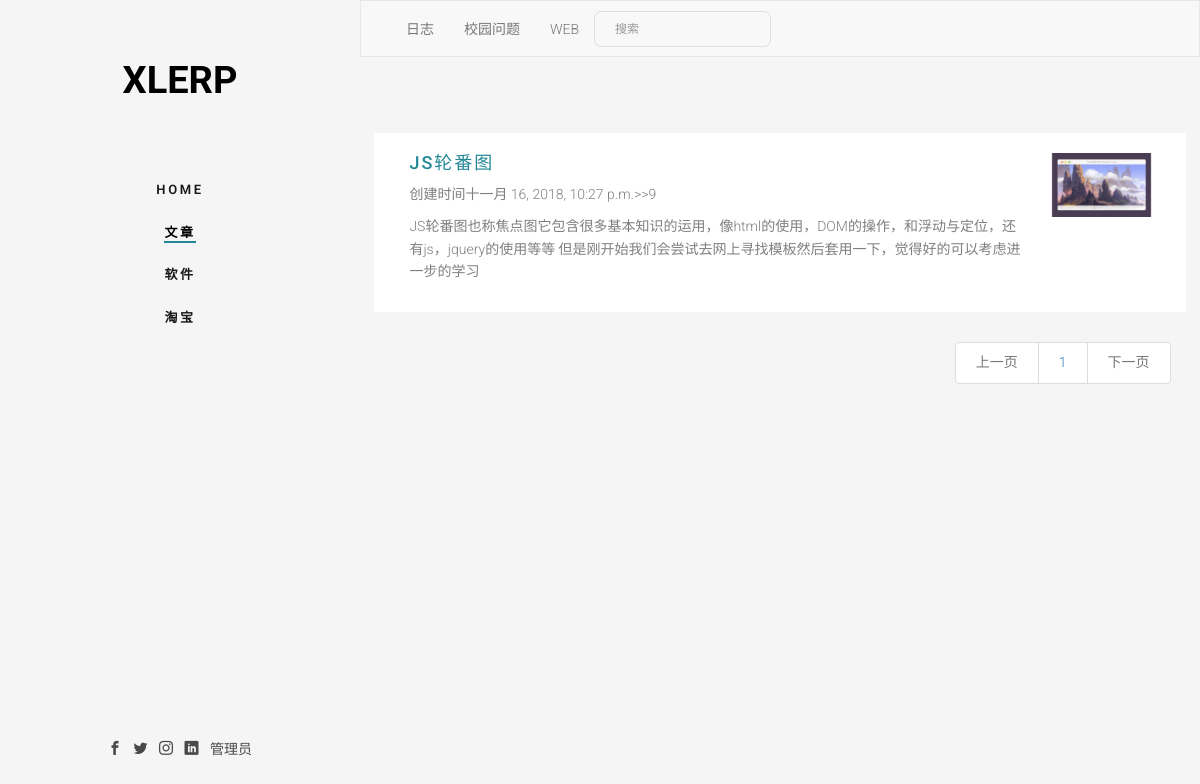
Page /post/ on the committed database.
### HomeApp/models.py (models this page shows, shortened)
class TitleClassification(models.Model):
    title = models.CharField(max_length=30,unique=True,verbose_name=u'标题')
    star_time = models.DateTimeField(auto_now_add=True,verbose_name=u'创建日期')
    last_time = models.DateTimeField(auto_now=True,verbose_name=u'最后一次修改日期')
    isDelete = models.BooleanField(default=True,verbose_name=u'是否可用')
    class Meta:
        verbose_name_plural = "文章类型"

class dynamic(models.Model):
    title = models.CharField(max_length=30,unique=True,verbose_name=u'标题')
    imgurl = models.ImageField(upload_to='static/images/post',null=True, blank=True, verbose_name=u'图片地址')
    userID = models.ForeignKey(User_Information,on_delete=models.CASCADE,verbose_name=u'作者')
    post = RichTextUploadingField(verbose_name=u'具体内容')
    Classid = models.ForeignKey('TitleClassification', on_delete=models.CASCADE,verbose_name=u'文章类型')
    OtherMsg = models.CharField(max_length=300, verbose_name=u'简介')
    star_time = models.DateTimeField(auto_now_add=True,verbose_name=u'创建日期')
    last_time = models.DateTimeField(auto_now=True,verbose_name=u'最后一次修改日期')
    isDelete = models.BooleanField(default=True,verbose_name=u'是否可用')
    class Meta:
        verbose_name_plural = "文章"

### HomeApp/views.py (the view)
# urls.py: path('post/', views.postdata, name='postdata'),
def postdata(request):
    context = {}
    if request.method == 'GET':
        TClist = models.TitleClassification.objects.all()#获取所有文章类型
        IDdata = request.GET.get('id')
        if IDdata == None:
            post = models.dynamic.objects.all().order_by('id')[0:10].values('id','title','imgurl','userID','OtherMsg','star_time')
        else:
            post = models.dynamic.objects.filter(Classid=IDdata).values('id','title','imgurl','userID','OtherMsg','star_time').order_by('id')
        contact_list = post #models.dynamic.objects.get_queryset().order_by('id')#.values('id','title')
        paginator = Paginator(contact_list, 8) # Show 25 contacts per page
        page = request.GET.get('page') #request.POST.get('data')
        try:
            contacts = paginator.page(page)
        except PageNotAnInteger:
            contacts = paginator.page(1)
        except EmptyPage:
            contacts = paginator.page(paginator.num_pages)
        context['book_list'] = contacts
        context['paginator'] = paginator
        context['CLASSID'] = IDdata
        context['TClist'] = TClist
        context['activedynamic'] = 'fh5co-active'
    return render(request,'dynamic.html',context)

### templates/dynamic.html (shortened to what this page needs)
{% extends "home.html" %}
{% load staticfiles %}
{% block main %}
<nav class="navbar navbar-default mynavbar-default">
    <div class="container-fluid">
      <div class="collapse navbar-collapse" id="bs-example-navbar-collapse-1">
        <ul class="nav navbar-nav">
          {% for i in TClist %}
          <li><a href="/post/?id={{ i.id }}">{{ i.title }}</a></li>
          {% endfor %}
        </ul>
        <form class="navbar-form navbar-left">
          <div class="form-group">
            <input type="text" class="form-control xform-control" placeholder="搜索">
          </div>
        </form>
      </div>
    </div>
  </nav>
<div id="uptop" class="fh5co-narrow-content">
        {% for i in book_list %}
        <div class="row row-bottom-padded-md mipadded-md">
            <div class="col-md-10 animate-box" data-animate-effect="fadeInLeft">
                <h2 class="fh5co-heading myfh5co-heading"><a href="/postList/?id={{ i.id }}" target="_blank">{{ i.title }}</a> </h2>
                <p>创建时间{{ i.star_time }}>>{{ i.userID }}</p>
                <p>{{ i.OtherMsg }}</p>
            </div>
            <div class="col-md-2 animate-box" data-animate-effect="fadeInLeft">
                <a href="/postList/?id={{ i.id }}" target="_blank">
                {% if i.imgurl != "" %}
                <img class="img-responsive myimg-responsive" src="/media/{{ i.imgurl }}" alt="/{{ i.imgurl }}图像丢失！">
                {% endif %}
                </a>
            </div>
        </div>
        {% endfor %}
        <ul class="pagination" id="pager">
            {% if book_list.has_previous %}
                <li class="previous"><a href="{% url 'postdata' %}?id={{ CLASSID }}&page={{ book_list.previous_page_number }}">上一页</a></li>
            {% else %}
                <li class="previous disabled"><a href="#">上一页</a></li>
            {% endif %}
            {% for num in paginator.page_range %}
                {% if num == currentPage %}
                    <li class="item active"><a href="{% url 'postdata' %}?id={{ CLASSID }}&page={{ num }}">{{ num }}</a></li>
                {% else %}
                    <li class="item"><a href="{% url 'postdata' %}?id={{ CLASSID }}&page={{ num }}">{{ num }}</a></li>
                {% endif %}
            {% endfor %}
            {% if book_list.has_next %}
                <li class="next"><a href="{% url 'postdata' %}?id={{ CLASSID }}&page={{ book_list.next_page_number }}">下一页</a></li>
            {% else %}
                <li class="next disabled"><a href="#">下一页</a></li>
            {% endif %}
        </ul>
</div>
{% endblock %}

### static/css/style.css (style rules this page uses)
body { font-family: "Roboto", Arial, sans-serif; font-weight: 300; font-size: 14px; line-height: 1.6; color: rgba(0, 0, 0, 0.5); background: whitesmoke; }
a { color: #228896; -webkit-transition: 0.5s; -o-transition: 0.5s; transition: 0.5s; }
h1, h2, h3, h4, h5, h6 { color: #000; font-family: "Roboto", Arial, sans-serif; font-weight: 400; margin: 0 0 30px 0; }
#fh5co-main .fh5co-narrow-content { position: relative; width: 93%; margin: 0 auto; padding: 4em 0; clear: both; }
#fh5co-main .fh5co-narrow-content ul { float: right; }
.fh5co-heading { font-size: 18px; margin-bottom: 2em; font-weight: 500; text-transform: uppercase; letter-spacing: 2px; }
.form-control { -webkit-appearance: none; -moz-appearance: none; appearance: none; box-shadow: none; background: transparent; border: 2px solid rgba(0, 0, 0, 0.1); height: 54px; font-size: 18px; font-weight: 300; -webkit-border-radius: 7px; -moz-border-radius: 7px; -ms-border-radius: 7px; border-radius: 7px; }
.row-bottom-padded-md { padding: 20px; margin-bottom: 10px; }
.mipadded-md { background-color: white; }
.js .animate-box { opacity: 0; }
.img-responsive { width: 100%; }
.navbar-form { margin: 0px; }
.xform-control { height: 36px; border: 1px solid rgba(0, 0, 0, 0.1); font-size: 12px; margin-top: 10px; }
.navbar-form { padding: 0px; }
.mynavbar-default { background-color: none; border-left-color: none; border-right-color: none; border-bottom-color: #e7e7e7; border-radius: 0px; }
.myimg-responsive { max-height: 250px; }
.myfh5co-heading { margin-bottom:10px; }

### rows in the picture
TitleClassification: title "日志"
TitleClassification: title "校园问题"
TitleClassification: title "WEB"
dynamic: title "JS轮番图", star_time "十一月 16, 2018, 10:27 p.m.", userID "9", OtherMsg "JS轮番图也称焦点图它包含很多基本知识的运用，像html的使用，DOM的操作，和浮动与定位，还有js，jquery的使用等等 但是刚开始我们会尝试去网上寻找模板然后套用一下，觉得好的可以考虑进一步的学习", imgurl (picture)

### other values in the picture
{{ num }} "1"
